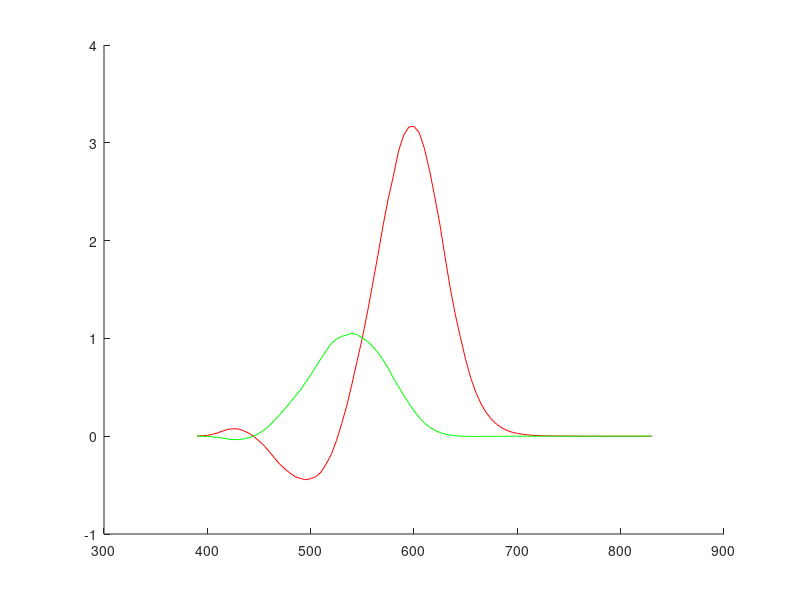

MATLAB code to generate this figure: (Note: this script raises an error after producing the figure.)
% EE368/CS232 Digital Image Processing
% Bernd Girod
% Department of Electrical Engineering, Stanford University 

% Script by Qiyuan Tian and David Chen
% Spectral matching functions

% colorMatchingFunction.mat: Stiles & Burch (1959) 10-deg, RGB CMFs
% Reference: http://cvrl.ioo.ucl.ac.uk/cmfs.htm

clear, clc, close all

% Load color matching functions
load('colorMatchingFunction.mat', 'CMFs');
wavelength = CMFs(:, 1);
XYZ = CMFs(:, 2 : 4);

axes('Parent', figure, 'FontSize', 15);
plot(wavelength, XYZ(:, 1), 'r',  wavelength, XYZ(:, 2), 'g', wavelength, XYZ(:, 3), 'b', 'LineWidth', 2, 'LineSmoothing','on');
legend('r({\lambda})','g({\lambda})','b({\lambda}) ', 'Location', 'Best');
xlabel('Wavelength {\lambda} (nm)');
ylabel('Tristimulus values');
title('CIE color matching functions');
axis([390 760 -0.5 3.5]);
grid on;
saveas(gcf, 'Color_Matching_Functions_rgbmatching.png');
